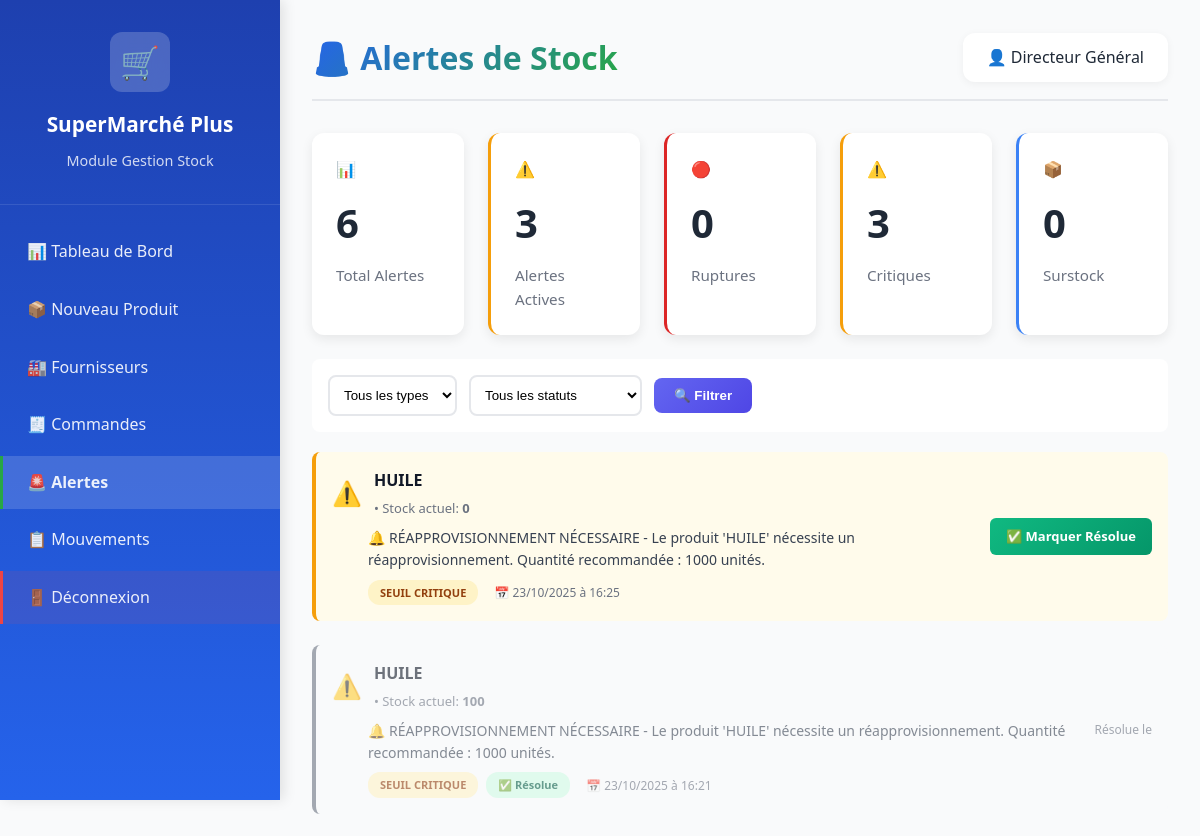
The app's page /dashboard/stock/alertes/ (signed in, upper part), older data.
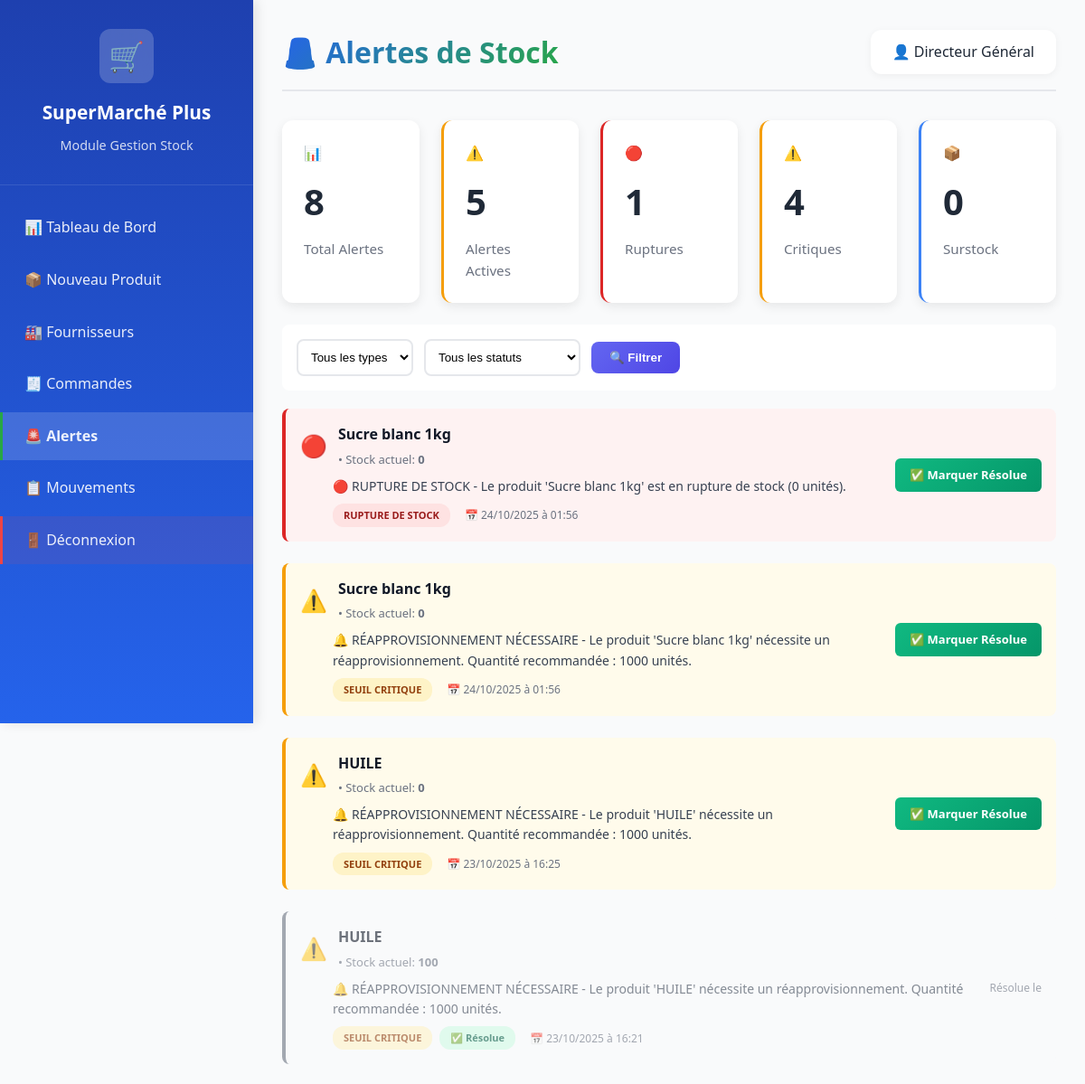
The same page, newer data.
### CarrefourApp/models.py (models this page shows, shortened)
class AlerteStock(models.Model):
    TYPE_ALERTE_CHOICES = [
        ('SEUIL_CRITIQUE', 'Seuil critique atteint'),
        ('RUPTURE', 'Rupture de stock'),
        ('SURSTOCK', 'Surstock'),
    ]
    produit = models.ForeignKey(
        Produit,
        on_delete=models.CASCADE,
        verbose_name="Produit"
    )
    type_alerte = models.CharField(
        max_length=20,
        choices=TYPE_ALERTE_CHOICES,
        verbose_name="Type d'alerte"
    )
    date_alerte = models.DateTimeField(
        auto_now_add=True,
        verbose_name="Date de l'alerte"
    )
    est_resolue = models.BooleanField(
        default=False,
        verbose_name="Alerte résolue"
    )
    date_resolution = models.DateTimeField(
        null=True,
        blank=True,
        verbose_name="Date de résolution"
    )
    message = models.TextField(
        default='',
        blank=True,
        verbose_name="Message de l'alerte"
    )
    class Meta:
        verbose_name = "Alerte stock"
        verbose_name_plural = "Alertes stock"
        ordering = ['-date_alerte']

class Produit(models.Model):
    CATEGORIES = [
        ('ALIMENTAIRE', 'Alimentaire'),
        ('BOISSONS', 'Boissons'),
        ('HYGIENE', 'Hygiène'),
        ('VETEMENTS', 'Vêtements'),
        ('ELECTRONIQUE', 'Électronique'),
        ('MAISON', 'Maison & Jardin'),
    ]
    STATUTS = [
        ('EN_STOCK', 'En stock'),
        ('CRITIQUE', 'Stock critique'),
        ('RUPTURE', 'Rupture'),
    ]
    reference = models.CharField(max_length=20, unique=True, verbose_name="Référence")
    nom = models.CharField(max_length=200, verbose_name="Nom du produit")
    categorie = models.CharField(max_length=50, choices=CATEGORIES, verbose_name="Catégorie")
    prix_unitaire = models.DecimalField(max_digits=10, decimal_places=2, verbose_name="Prix de vente (FCFA)")
    prix_achat = models.DecimalField(max_digits=10, decimal_places=2, verbose_name="Prix d'achat (FCFA)")
    stock_actuel = models.IntegerField(default=0, verbose_name="Stock actuel")
    stock_critique = models.IntegerField(default=10, verbose_name="Seuil critique")
    seuil_reapprovisionnement = models.IntegerField(
        default=20,
        verbose_name="Seuil de réapprovisionnement",
        help_text="Quantité en dessous de laquelle il faut réapprovisionner"
    )
    stock_minimum = models.IntegerField(
        default=5,
        verbose_name="Stock minimum",
        help_text="Stock minimum à maintenir"
    )
    stock_maximum = models.IntegerField(
        default=1000,
        verbose_name="Stock maximum",
        help_text="Stock maximum autorisé"
    )
    fournisseur_principal = models.ForeignKey(
        'Fournisseur',
        on_delete=models.SET_NULL,
        null=True,
        blank=True,
        verbose_name="Fournisseur principal",
        related_name='produits'
    )
    fournisseur = models.CharField(max_length=200, blank=True, verbose_name="Fournisseur (ancien)")
    description = models.TextField(blank=True, default='', verbose_name="Description")
    image = models.ImageField(upload_to='produits/', blank=True, null=True)
    code_barre = models.CharField(max_length=50, blank=True, default='', verbose_name="Code-barres")
    statut = models.CharField(max_length=20, choices=STATUTS, default='EN_STOCK')
    est_actif = models.BooleanField(default=True, verbose_name="Produit actif")
    date_ajout = models.DateTimeField(auto_now_add=True)
    date_modification = models.DateTimeField(auto_now=True)
    class Meta:
        verbose_name = 'Produit'
        verbose_name_plural = 'Produits'

### CarrefourApp/views.py (the view)
# urls.py: path('dashboard/stock/alertes/', views.stock_alertes_list, name='stock_alertes_list'),
@login_required
def stock_alertes_list(request):
    if request.user.role not in ['STOCK', 'MANAGER', 'ADMIN', 'DG', 'DAF']:
        messages.error(request, "❌ Accès refusé")
        dashboard_url = get_dashboard_by_role(request.user)
        return redirect(dashboard_url)
    alertes = AlerteStock.objects.all().select_related('produit').order_by('-date_alerte')
    type_alerte = request.GET.get('type', '')
    if type_alerte:
        alertes = alertes.filter(type_alerte=type_alerte)
    statut = request.GET.get('statut', '')
    if statut == 'actives':
        alertes = alertes.filter(est_resolue=False)
    elif statut == 'resolues':
        alertes = alertes.filter(est_resolue=True)
    total_alertes = AlerteStock.objects.count()
    alertes_actives = AlerteStock.objects.filter(est_resolue=False).count()
    alertes_rupture = AlerteStock.objects.filter(type_alerte='RUPTURE', est_resolue=False).count()
    alertes_critiques = AlerteStock.objects.filter(type_alerte='SEUIL_CRITIQUE', est_resolue=False).count()
    alertes_surstock = AlerteStock.objects.filter(type_alerte='SURSTOCK', est_resolue=False).count()
    context = {
        'alertes': alertes,
        'type_alerte': type_alerte,
        'statut': statut,
        'total_alertes': total_alertes,
        'alertes_actives': alertes_actives,
        'alertes_rupture': alertes_rupture,
        'alertes_critiques': alertes_critiques,
        'alertes_surstock': alertes_surstock,
    }
    return render(request, 'dashboard/stock_alertes_list.html', context)

### CarrefourApp/context_processors.py (called while the page is built)
def dashboard_url(request):
    if request.user.is_authenticated:
        dashboard_map = {
            'DG': 'dashboard_dg',
            'DAF': 'dashboard_daf',
            'RH': 'dashboard_rh',
            'STOCK': 'dashboard_stock',
            'CAISSIER': 'dashboard_caisse',
            'MARKETING': 'dashboard_marketing',
        }
        return {
            'user_dashboard_url': dashboard_map.get(request.user.role, 'home')
        }
    return {
        'user_dashboard_url': 'home'
    }

### templates/dashboard/stock_alertes_list.html (shortened to what the changed rows need)
{% load static %}
<!DOCTYPE html>
<html lang="fr">
<head>
    <link rel="stylesheet" href="{% static 'css/dashboard.css' %}">
</head>
<body>
    <div class="dashboard-container">
        <aside class="sidebar">
            <div class="sidebar-header">
                <h2>SuperMarché Plus</h2>
            </div>
        </aside>
        <main class="main-content">
            <header class="content-header">
                <h1>🚨 Alertes de Stock</h1>
            </header>
            <div class="stats-grid" style="grid-template-columns: repeat(5, 1fr); margin-bottom: 24px;">
                <div class="stat-card">
                    <div class="stat-content">
                        <div class="stat-value">{{ total_alertes }}</div>
                        <div class="stat-label">Total Alertes</div>
                    </div>
                </div>
                <div class="stat-card" style="border-left: 3px solid #F59E0B;">
                    <div class="stat-content">
                        <div class="stat-value">{{ alertes_actives }}</div>
                        <div class="stat-label">Alertes Actives</div>
                    </div>
                </div>
                <div class="stat-card" style="border-left: 3px solid #DC2626;">
                    <div class="stat-content">
                        <div class="stat-value">{{ alertes_rupture }}</div>
                        <div class="stat-label">Ruptures</div>
                    </div>
                </div>
                <div class="stat-card" style="border-left: 3px solid #F59E0B;">
                    <div class="stat-content">
                        <div class="stat-value">{{ alertes_critiques }}</div>
                        <div class="stat-label">Critiques</div>
                    </div>
                </div>
            </div>
            {% if alertes %}
                <div style="display: flex; flex-direction: column; gap: 12px;">
                    {% for alerte in alertes %}
                        <div class="alerte-card {% if alerte.type_alerte == 'RUPTURE' %}alerte-rupture{% elif alerte.type_alerte == 'SEUIL_CRITIQUE' %}alerte-critique{% elif alerte.type_alerte == 'SURSTOCK' %}alerte-surstock{% endif %} {% if alerte.est_resolue %}alerte-resolue{% endif %}">
                            <div style="flex: 1;">
                                <div style="display: flex; align-items: center; gap: 12px; margin-bottom: 8px;">
                                    {% if alerte.type_alerte == 'RUPTURE' %}
                                        <span style="font-size: 24px;">🔴</span>
                                    {% elif alerte.type_alerte == 'SEUIL_CRITIQUE' %}
                                        <span style="font-size: 24px;">⚠️</span>
                                    {% elif alerte.type_alerte == 'SURSTOCK' %}
                                        <span style="font-size: 24px;">📦</span>
                                    {% endif %}
                                    <div>
                                        <h3 style="margin: 0; font-size: 16px; font-weight: 600; color: #111827;">
                                            {{ alerte.produit.nom }}
                                        </h3>
                                        <p style="margin: 4px 0 0 0; font-size: 13px; color: #6B7280;">
                                            {{ alerte.produit.categorie.nom }} • Stock actuel: <strong>{{ alerte.produit.stock_actuel }}</strong>
                                        </p>
                                    </div>
                                </div>
                                <p style="margin: 8px 0 8px 36px; color: #374151; font-size: 14px;">
                                    {{ alerte.message }}
                                </p>
                                <div style="display: flex; gap: 8px; align-items: center; margin-left: 36px;">
                                    {% if alerte.type_alerte == 'RUPTURE' %}
                                        <span class="badge-rupture">RUPTURE DE STOCK</span>
                                    {% elif alerte.type_alerte == 'SEUIL_CRITIQUE' %}
                                        <span class="badge-critique">SEUIL CRITIQUE</span>
                                    {% elif alerte.type_alerte == 'SURSTOCK' %}
                                        <span class="badge-surstock">SURSTOCK</span>
                                    {% endif %}
                                    {% if alerte.est_resolue %}
                                        <span class="badge-resolue">✅ Résolue</span>
                                    {% endif %}
                                    <span style="color: #6B7280; font-size: 12px; margin-left: 8px;">
                                        📅 {{ alerte.date_alerte|date:"d/m/Y à H:i" }}
                                    </span>
                                </div>
                            </div>
                            <div style="display: flex; flex-direction: column; gap: 8px; align-items: flex-end;">
                                {% if not alerte.est_resolue %}
                                    <a href="{% url 'stock_alerte_resoudre' alerte.id %}"
                                       style="background: linear-gradient(135deg, #10B981, #059669); color: white; padding: 8px 16px; border-radius: 6px; text-decoration: none; font-size: 13px; font-weight: 600; white-space: nowrap;">
                                        ✅ Marquer Résolue
                                    </a>
                                {% else %}
                                    <span style="color: #6B7280; font-size: 12px;">
                                        Résolue le {{ alerte.date_resolution|date:"d/m/Y" }}
                                    </span>
                                {% endif %}
                            </div>
                        </div>
                    {% endfor %}
                </div>
            {% endif %}
        </main>
    </div>
</body>
</html>

Row changes from the older to the newer data that the page shows:
added AlerteStock: produit.nom "Sucre blanc 1kg", produit.stock_actuel "0", message "🔴 RUPTURE DE STOCK - Le produit 'Sucre blanc 1kg' est en rupture de stock (0 unités).", type_alerte "RUPTURE DE STOCK", date_alerte "24/10/2025 à 01:56", est_resolue "✅ Marquer Résolue"
added AlerteStock: produit.nom "Sucre blanc 1kg", produit.stock_actuel "0", message "🔔 RÉAPPROVISIONNEMENT NÉCESSAIRE - Le produit 'Sucre blanc 1kg' nécessite un réapprovisionnement. Quantité recommandée : 1000 unités.", type_alerte "SEUIL CRITIQUE", date_alerte "24/10/2025 à 01:56", est_resolue "✅ Marquer Résolue"
Text that changed along with them:
{{ total_alertes }}: "6" → "8"
{{ alertes_actives }}: "3" → "5"
{{ alertes_rupture }}: "0" → "1"
{{ alertes_critiques }}: "3" → "4"
